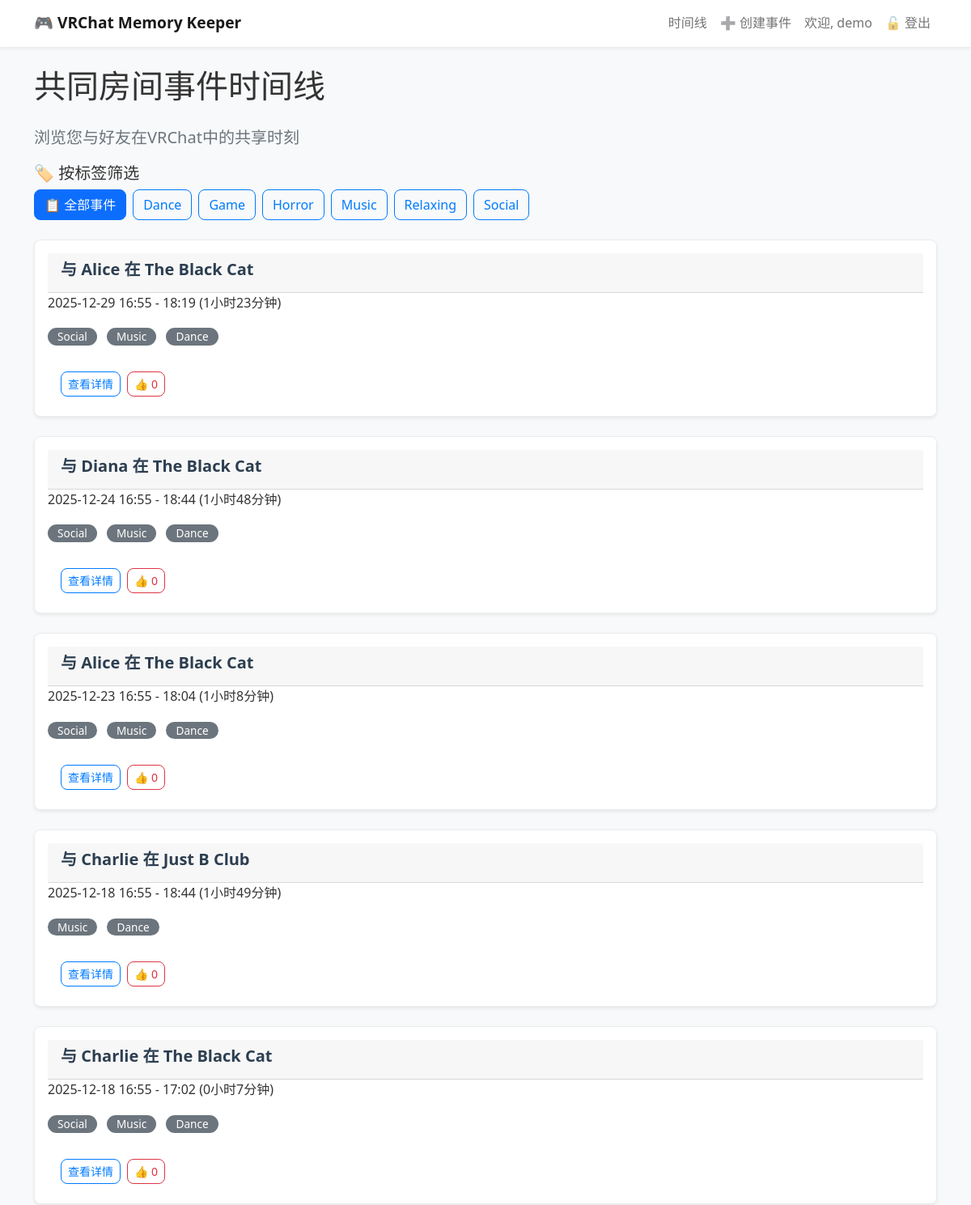
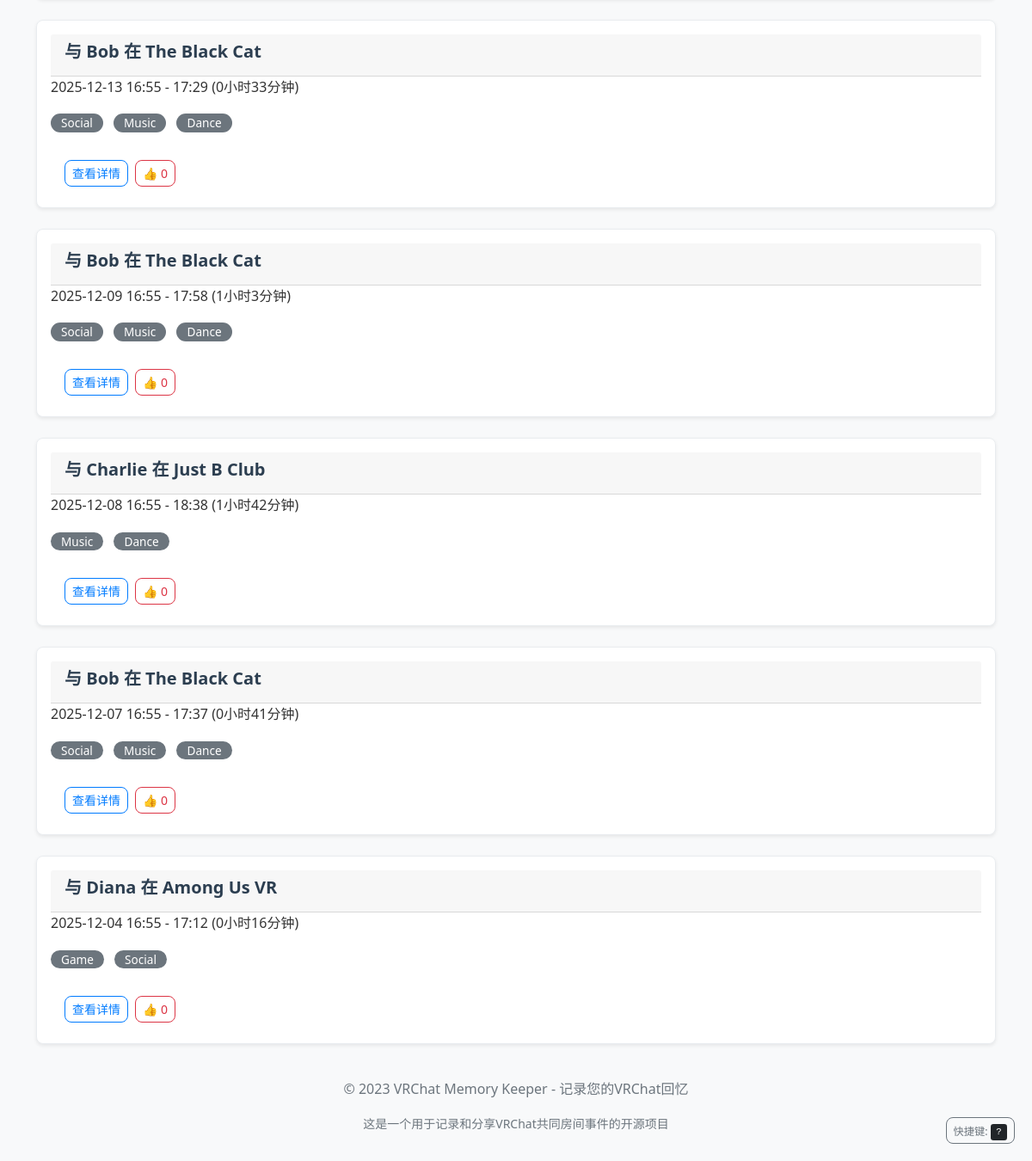
Screenshot of / (signed in) with the database file from the repository (2 pictures, top to bottom).
### app.py (models this page shows)
class User(UserMixin, db.Model):
    id = db.Column(db.Integer, primary_key=True)
    username = db.Column(db.String(80), unique=True, nullable=False)
    password_hash = db.Column(db.String(120), nullable=False)
    events = db.relationship('SharedEvent', backref='user', lazy=True)

class SharedEvent(db.Model):
    id = db.Column(db.Integer, primary_key=True)
    user_id = db.Column(db.Integer, db.ForeignKey('user.id'), nullable=False)
    world_id = db.Column(db.Integer, db.ForeignKey('world.id'), nullable=False)
    friend_name = db.Column(db.String(80), nullable=False)
    start_time = db.Column(db.DateTime, nullable=False)
    end_time = db.Column(db.DateTime)
    duration = db.Column(db.Integer)  # 持续时间（秒）
    notes = db.Column(db.Text, nullable=True)  # 事件备注
    likes = db.Column(db.Integer, default=0)  # 点赞数
    custom_tags = db.relationship(
        'EventTag',
        backref='event',
        lazy=True,  # 懒加载
        cascade='all, delete-orphan'  # 级联删除
    )

class World(db.Model):
    id = db.Column(db.Integer, primary_key=True)
    world_name = db.Column(db.String(200), nullable=False)
    world_id = db.Column(db.String(100), unique=True)
    tags = db.Column(db.Text)  # 以逗号分隔的标签字符串
    events = db.relationship('SharedEvent', backref='world', lazy=True)

### app.py (the view)
@app.route('/')
@login_required
def index():
    all_unique_tags = get_all_unique_tags()
    selected_tag = request.args.get('tag')
    query = SharedEvent.query.filter_by(user_id=current_user.id)
    filtered_query = filter_events_by_tag(query, selected_tag)
    events = filtered_query.order_by(SharedEvent.start_time.desc()).all()
    return render_template(
        'index.html',
        events=events,
        all_tags=all_unique_tags,
        selected_tag=selected_tag
    )

### app.py (called while the page is built, shortened)
@login_manager.user_loader
def load_user(user_id):
    return User.query.get(int(user_id))

def get_all_unique_tags():
    world_tags = set()
    worlds = World.query.all()
    for world in worlds:
        if world.tags:
            for tag in world.tags.split(','):
                world_tags.add(tag.strip())
    event_tags = set()
    all_event_tags = EventTag.query.all()
    for tag in all_event_tags:
        event_tags.add(tag.tag_name)
    return sorted(list(world_tags.union(event_tags)))

def filter_events_by_tag(event_query, selected_tag):
    if not selected_tag:
        return event_query

### templates/index.html (shortened to what this page needs)
{% extends 'base.html' %}
{% block content %}
    <header class="page-header" role="banner">
        <h1 class="mb-4">共同房间事件时间线</h1>
        <p class="lead text-muted">浏览您与好友在VRChat中的共享时刻</p>
    </header>
    <section class="tag-filter-section mb-4" role="region" aria-labelledby="filter-heading">
        <h2 id="filter-heading" class="h5">🏷️ 按标签筛选</h2>
        <div class="filter-controls" role="toolbar" aria-label="标签筛选工具">
            <div class="d-flex flex-wrap gap-2" role="list" aria-label="筛选标签列表">
                {% if selected_tag %}
                    <a href="{{ url_for('index') }}" class="btn btn-primary" role="button"
                       aria-label="显示全部事件" aria-pressed="false">
                        📋 全部事件
                    </a>
                {% else %}
                    <a href="{{ url_for('index') }}" class="btn btn-outline-primary active" role="button"
                       aria-label="显示全部事件（当前选中）" aria-pressed="true">
                        📋 全部事件
                    </a>
                {% endif %}
                {% if all_tags %}
                    {% for tag in all_tags %}
                        {% if selected_tag == tag %}
                            <a href="{{ url_for('index', tag=tag) }}" class="btn btn-primary" role="button"
                               aria-label="筛选标签：{{ tag }}（当前选中）" aria-pressed="true">
                                {{ tag }}
                            </a>
                        {% else %}
                            <a href="{{ url_for('index', tag=tag) }}" class="btn btn-outline-primary" role="button"
                               aria-label="筛选标签：{{ tag }}" aria-pressed="false">
                                {{ tag }}
                            </a>
                        {% endif %}
                    {% endfor %}
                {% else %}
                    <span class="text-muted" aria-live="polite">暂无可用标签</span>
                {% endif %}
            </div>
        </div>
    </section>
    <section class="events-section" role="region" aria-labelledby="events-heading">
        {% if events %}
            <div class="row" role="list" aria-label="共同房间事件列表">
                {% for event in events %}
                    <div class="col-lg-12" role="listitem">
                        <article class="card event-card shadow-sm">
                            <div class="card-body">
                                <header class="card-header">
                                    <h3 class="card-title h5">
                                        与 <span class="friend-name">{{ event.friend_name }}</span>
                                        在 <span class="world-name">{{ event.world.world_name }}</span>
                                    </h3>
                                </header>
                                <div class="card-content">
                                    <p class="card-text event-time">
                                        <time datetime="{{ event.start_time.isoformat() }}">
                                            {{ event.start_time.strftime('%Y-%m-%d %H:%M') }}
                                        </time>
                                        -
                                        <time datetime="{{ event.end_time.isoformat() }}">
                                            {{ event.end_time.strftime('%H:%M') }}
                                        </time>
                                        <span class="duration">
                                            ({{ (event.duration // 3600) }}小时{{ (event.duration % 3600) // 60 }}分钟)
                                        </span>
                                    </p>
                                    {% if event.world.tags %}
                                        <div class="world-tags mb-2">
                                            {% for tag in event.world.tags.split(',') %}
                                                <span class="badge bg-secondary tag" aria-label="世界标签：{{ tag.strip() }}">
                                                    {{ tag.strip() }}
                                                </span>
                                            {% endfor %}
                                        </div>
                                    {% endif %}
                                </div>
                                <footer class="card-footer bg-transparent border-0 pt-3">
                                    <div class="d-flex gap-2" role="group" aria-label="事件操作">
                                        <a href="{{ url_for('event_detail', event_id=event.id) }}"
                                           class="btn btn-outline-primary btn-sm"
                                           aria-label="查看事件 {{ event.friend_name }} 在 {{ event.world.world_name }} 的详细信息">
                                            查看详情
                                        </a>
                                        <button class="like-btn btn btn-outline-danger btn-sm"
                                                data-event-id="{{ event.id }}"
                                                aria-label="为事件点赞，当前点赞数：{{ event.likes or 0 }}"
                                                aria-live="polite">
                                            👍 <span class="like-count">{{ event.likes or 0 }}</span>
                                        </button>
                                    </div>
                                </footer>
                            </div>
                        </article>
                    </div>
                {% endfor %}
            </div>
        {% endif %}
    </section>
{% endblock %}

### templates/base.html (shortened to what this page needs)
<!DOCTYPE html>
<html lang="zh-CN">
<head>
    <link href="https://cdn.jsdelivr.net/npm/bootstrap@5.1.3/dist/css/bootstrap.min.css" rel="stylesheet">
    <link href="{{ url_for('static', filename='css/main.css') }}" rel="stylesheet">
</head>
<body>
    <header role="banner">
        <nav class="navbar navbar-expand-lg navbar-light bg-white shadow-sm" role="navigation" aria-label="主导航">
            <div class="container">
                <a class="navbar-brand" href="{{ url_for('index') }}" aria-label="VRChat记忆记录器首页">
                    🎮 VRChat Memory Keeper
                </a>
                <div class="collapse navbar-collapse" id="navbarNav">
                    <div class="navbar-nav ms-auto" role="menubar">
                        {% if current_user.is_authenticated %}
                            <a class="nav-link" href="{{ url_for('index') }}" role="menuitem" aria-label="查看时间线">
                                时间线
                            </a>
                            <a class="nav-link" href="{{ url_for('create_event') }}" role="menuitem" aria-label="创建新事件">
                                ➕ 创建事件
                            </a>
                            <span class="nav-link" role="status" aria-label="当前用户">
                                欢迎, {{ current_user.username }}
                            </span>
                            <a class="nav-link" href="{{ url_for('logout') }}" role="menuitem" aria-label="退出登录">
                                🔓 登出
                            </a>
                        {% endif %}
                    </div>
                </div>
            </div>
        </nav>
    </header>
    <main class="main-content" role="main">
        <div class="container mt-4">
            {% block content %}{% endblock %}
        </div>
    </main>
    <footer class="footer mt-auto py-3 bg-light" role="contentinfo">
        <div class="container">
            <div class="text-center text-muted">
                <p>© 2023 VRChat Memory Keeper - 记录您的VRChat回忆</p>
                <p class="small">这是一个用于记录和分享VRChat共同房间事件的开源项目</p>
            </div>
        </div>
    </footer>
</body>
</html>

### static/css/main.css (style rules this page uses)
body { font-family: 'Segoe UI', Tahoma, Geneva, Verdana, sans-serif; background-color: #f8f9fa; color: #333; line-height: 1.6; }
.navbar { box-shadow: 0 2px 4px rgba(0,0,0,0.1); }
.navbar-brand { font-weight: 600; font-size: 1.2rem; }
.event-card { margin-bottom: 1.5rem; transition: transform 0.2s, box-shadow 0.2s; border-radius: 8px; overflow: hidden; }
.card-title { font-weight: 600; color: #2c3e50; margin-bottom: 0.5rem; }
.tag { margin-right: 0.5rem; margin-bottom: 0.5rem; border-radius: 12px; padding: 0.25rem 0.75rem; font-size: 0.85rem; font-weight: 500; }
.btn { border-radius: 8px; font-weight: 500; transition: all 0.2s; }
.btn-outline-primary { border-color: #007bff; color: #007bff; }
.like-btn { transition: all 0.3s ease; }
.card { border: 1px solid #e9ecef; border-radius: 8px; }
.event-card { animation: fadeIn 0.5s ease forwards; }
.event-card:nth-child(1) { animation-delay: 0.1s; }

### rows the page displays
User: username "demo"
SharedEvent: friend_name "Alice", world.world_name "The Black Cat", start_time "2025-12-29 16:55", end_time "18:19", duration "1", (event.duration%3600)//60 "23", strip "Social" "Music" "Dance", likes "0"
SharedEvent: friend_name "Diana", world.world_name "The Black Cat", start_time "2025-12-24 16:55", end_time "18:44", duration "1", (event.duration%3600)//60 "48", strip "Social" "Music" "Dance", likes "0"
SharedEvent: friend_name "Alice", world.world_name "The Black Cat", start_time "2025-12-23 16:55", end_time "18:04", duration "1", (event.duration%3600)//60 "8", strip "Social" "Music" "Dance", likes "0"
SharedEvent: friend_name "Charlie", world.world_name "Just B Club", start_time "2025-12-18 16:55", end_time "18:44", duration "1", (event.duration%3600)//60 "49", strip "Music" "Dance", likes "0"
SharedEvent: friend_name "Charlie", world.world_name "The Black Cat", start_time "2025-12-18 16:55", end_time "17:02", duration "0", (event.duration%3600)//60 "7", strip "Social" "Music" "Dance", likes "0"
SharedEvent: friend_name "Bob", world.world_name "The Black Cat", start_time "2025-12-13 16:55", end_time "17:29", duration "0", (event.duration%3600)//60 "33", strip "Social" "Music" "Dance", likes "0"
SharedEvent: friend_name "Bob", world.world_name "The Black Cat", start_time "2025-12-09 16:55", end_time "17:58", duration "1", (event.duration%3600)//60 "3", strip "Social" "Music" "Dance", likes "0"
SharedEvent: friend_name "Charlie", world.world_name "Just B Club", start_time "2025-12-08 16:55", end_time "18:38", duration "1", (event.duration%3600)//60 "42", strip "Music" "Dance", likes "0"
SharedEvent: friend_name "Bob", world.world_name "The Black Cat", start_time "2025-12-07 16:55", end_time "17:37", duration "0", (event.duration%3600)//60 "41", strip "Social" "Music" "Dance", likes "0"
SharedEvent: friend_name "Diana", world.world_name "Among Us VR", start_time "2025-12-04 16:55", end_time "17:12", duration "0", (event.duration%3600)//60 "16", strip "Game" "Social", likes "0"

### other values shown
{{ tag }} "Dance" "Game" "Horror" "Music" "Relaxing" "Social"
